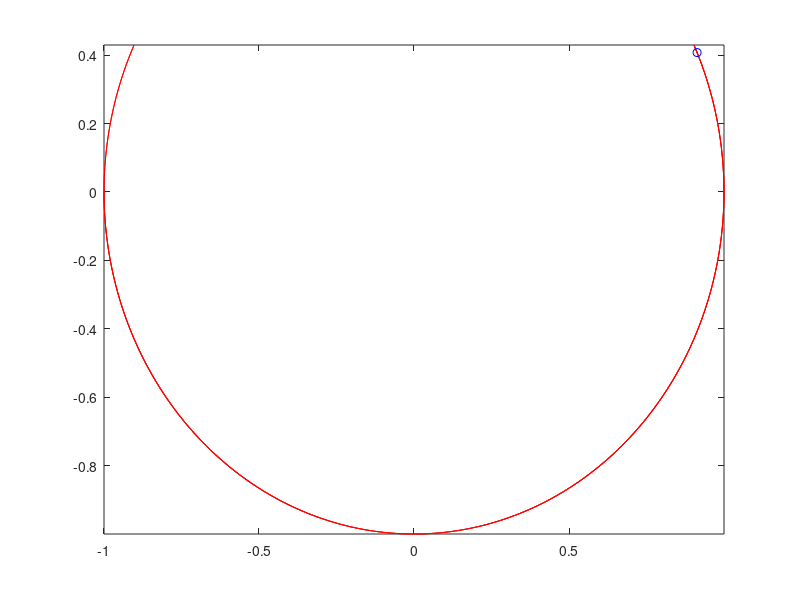

Reproduce this figure in MATLAB.
function HereWeGooo()

%Define variables
cart_mass = 535;                        %kg, mass of cart no people
person_mass = 100;                      %kg, mass of 1 person
rolling_mass = cart_mass + person_mass; %kg, mass of person+cart
m = rolling_mass;                       %ez pz

R = 100;         %m, radius of the roller coaster loop
g = 9.81;       %m/s^2, acceleration due to gravity
mu = 0.9009;    %coefficient of rolling resistance


    function res = S_derivs(~,S)
        
        s = S(1);   %current s (position)
        sdot = S(2);%current sdot (velocity)

%         sdd = -(g*cos(s))/(cos(s)^2 - sin(s)^2);
%         sdd = (sdot^2*sin(s)-tan(s)*sdot*cos(s)-g)/(cos(s)-tan(s)*sin(s))
%         sdd = ((-2*sdot^2*sin(s)*cos(s) - g*cos(s))/(cos(s)^2 + sin(s)^2));
%         sdd=(sdot^2*sin(s)-tan(s)*sdot^2*cos(s)-g)/(cos(s)+tan(s)*sin(s));
%<<<<<<< HEAD
%         sdd = (-2*sdot^2*sin(s)*cos(s) - g*cos(s))
%         sdd = - g*cos(s);
%           if sdd<10e-9
%               sdd=0.000001;
%           else
%             sdd=(m*sdot*cos(s)*(R*tan(s)-mu*R*tan(s))-m*sdot^2*sin(s)+m*g)/(m*sin(s)*(R*tan(s)-mu*R*tan(s))-m*cos(s));
%           end
            
%             sdd=(m*sdot^2*sin(s)-m*g-tan(s)*((1-mu)/(1+mu))*m*sdot^2*cos(s))/(m*cos(s)+m*sin(s)*tan(s)*((1-mu)/(1+mu)));
            sdd=(-sdot^2*cos(s)*sin(s)-mu*sign(sdot)*sdot^2*sin(s)*cos(s)+m*sdot^2*sin(s)*cos(s)-m*g*cos(s)+mu*sign(sdot)*sdot^2*cos(s)*sin(s)-mu*sign(sdot)*m*g*cos(s))/((sin(s)^2)+mu*sign(sdot)*sin(s)+m*(cos(s)^2)+mu*sign(sdot)*(cos(s)^2));
        res = [sdot; sdd];
    end

% options = odeset('RelTol', 1e-6);
% [t,S] = ode45(@S_derivs, [0 4], [pi/4,-2],options);
%=======
%         sdd = -2*sdot^2*sin(s)*cos(s) - g*cos(s);
%         sdd=((m*sdot^2*cos(s))*(R*tan(s)-mu*R*tan(s))-m*sdot^2*sin(s)+m*g)/((m*sin(s))*(R*tan(s)-mu*R*tan(s))-m*cos(s));
%           
%         res = [sdot; sdd];
%     end

options = odeset('RelTol', 1e-10);
[t,S] = ode45(@S_derivs, [0 5], [pi,4],options);
%>>>>>>> origin/master

Ss = S(:,1);
%sdots = S(:,2);

%<<<<<<< HEAD
% plot(t,Ss)
% rx = R*cos(Ss);
% ry = R*sin(Ss);
% %=======
% %plot(t,Ss)
rx = cos(Ss);
ry = sin(Ss);
%>>>>>>> origin/master

comet(rx,ry)

% sdd = ((((m*(sdd*sin(s) - sdot^2*cos(s)))/(cos(s)*(1-mu)))*sin(s) - ((m*(sdd*sin(s) - sdot^2*cos(s)))/(cos(s)*(1-mu)))*mu*sin(s) - m*g)/m + sdot^2 * sin(s) - sdd)






end
